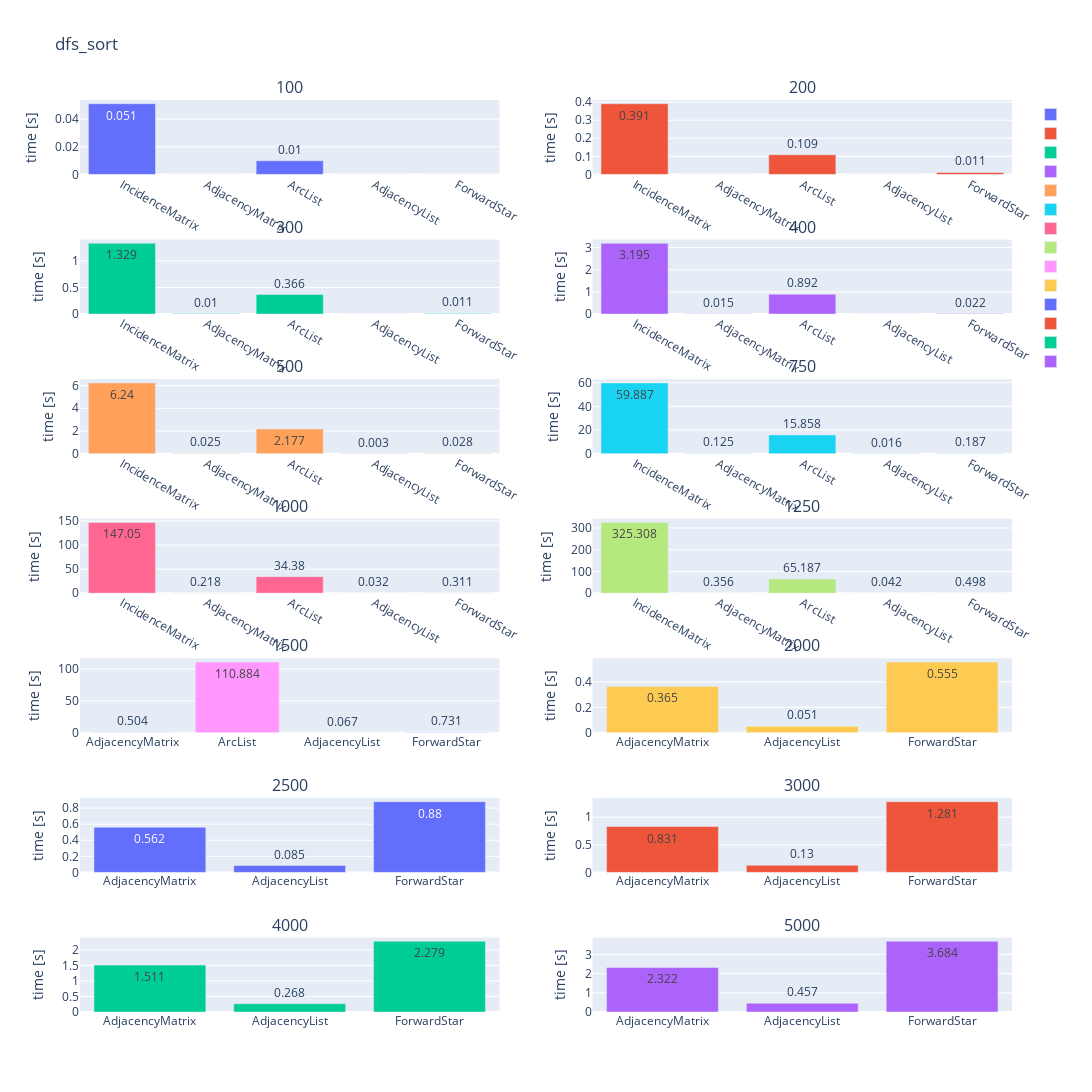

The notebook cell this image was saved under:
### Code cell
compareSortTimesForGraphSizes(times["dfs_sort"], "dfs_sort")

### Figure 1 — Plotly figure (JSON) as saved in the notebook; plotly's stock layout.template omitted (floating-point values rounded to 4 significant figures)
{"data": [{"name": "", "text": ["0.051", "0.0", "0.01", "0.0", "0.0"], "textposition": "auto", "type": "bar", "x": ["IncidenceMatrix", "AdjacencyMatrix", "ArcList", "AdjacencyList", "ForwardStar"], "xaxis": "x", "y": [0.05118, 0, 0.009867, 0, 0], "yaxis": "y"}, {"name": "", "text": ["0.391", "0.0", "0.109", "0.0", "0.011"], "textposition": "auto", "type": "bar", "x": ["IncidenceMatrix", "AdjacencyMatrix", "ArcList", "AdjacencyList", "ForwardStar"], "xaxis": "x2", "y": [0.3911, 0, 0.109, 0, 0.01083], "yaxis": "y2"}, {"name": "", "text": ["1.329", "0.01", "0.366", "0.0", "0.011"], "textposition": "auto", "type": "bar", "x": ["IncidenceMatrix", "AdjacencyMatrix", "ArcList", "AdjacencyList", "ForwardStar"], "xaxis": "x3", "y": [1.329, 0.009887, 0.3661, 0, 0.01083], "yaxis": "y3"}, {"name": "", "text": ["3.195", "0.015", "0.892", "0.0", "0.022"], "textposition": "auto", "type": "bar", "x": ["IncidenceMatrix", "AdjacencyMatrix", "ArcList", "AdjacencyList", "ForwardStar"], "xaxis": "x4", "y": [3.195, 0.01534, 0.8918, 0, 0.02249], "yaxis": "y4"}, {"name": "", "text": ["6.24", "0.025", "2.177", "0.003", "0.028"], "textposition": "auto", "type": "bar", "x": ["IncidenceMatrix", "AdjacencyMatrix", "ArcList", "AdjacencyList", "ForwardStar"], "xaxis": "x5", "y": [6.24, 0.02472, 2.177, 0.003239, 0.02839], "yaxis": "y5"}, {"name": "", "text": ["59.887", "0.125", "15.858", "0.016", "0.187"], "textposition": "auto", "type": "bar", "x": ["IncidenceMatrix", "AdjacencyMatrix", "ArcList", "AdjacencyList", "ForwardStar"], "xaxis": "x6", "y": [59.89, 0.1252, 15.86, 0.01561, 0.1875], "yaxis": "y6"}, {"name": "", "text": ["147.05", "0.218", "34.38", "0.032", "0.311"], "textposition": "auto", "type": "bar", "x": ["IncidenceMatrix", "AdjacencyMatrix", "ArcList", "AdjacencyList", "ForwardStar"], "xaxis": "x7", "y": [147.0, 0.2179, 34.38, 0.03241, 0.3109], "yaxis": "y7"}, {"name": "", "text": ["325.308", "0.356", "65.187", "0.042", "0.498"], "textposition": "auto", "type": "bar", "x": ["IncidenceMatrix", "AdjacencyMatrix", "ArcList", "AdjacencyList", "ForwardStar"], "xaxis": "x8", "y": [325.3, 0.3556, 65.19, 0.04157, 0.498], "yaxis": "y8"}, {"name": "", "text": ["0.504", "110.884", "0.067", "0.731"], "textposition": "auto", "type": "bar", "x": ["AdjacencyMatrix", "ArcList", "AdjacencyList", "ForwardStar"], "xaxis": "x9", "y": [0.5044, 110.9, 0.06667, 0.7307], "yaxis": "y9"}, {"name": "", "text": ["0.365", "0.051", "0.555"], "textposition": "auto", "type": "bar", "x": ["AdjacencyMatrix", "AdjacencyList", "ForwardStar"], "xaxis": "x10", "y": [0.3646, 0.05083, 0.5552], "yaxis": "y10"}, {"name": "", "text": ["0.562", "0.085", "0.88"], "textposition": "auto", "type": "bar", "x": ["AdjacencyMatrix", "AdjacencyList", "ForwardStar"], "xaxis": "x11", "y": [0.562, 0.08546, 0.8801], "yaxis": "y11"}, {"name": "", "text": ["0.831", "0.13", "1.281"], "textposition": "auto", "type": "bar", "x": ["AdjacencyMatrix", "AdjacencyList", "ForwardStar"], "xaxis": "x12", "y": [0.8314, 0.1296, 1.281], "yaxis": "y12"}, {"name": "", "text": ["1.511", "0.268", "2.279"], "textposition": "auto", "type": "bar", "x": ["AdjacencyMatrix", "AdjacencyList", "ForwardStar"], "xaxis": "x13", "y": [1.511, 0.2676, 2.279], "yaxis": "y13"}, {"name": "", "text": ["2.322", "0.457", "3.684"], "textposition": "auto", "type": "bar", "x": ["AdjacencyMatrix", "AdjacencyList", "ForwardStar"], "xaxis": "x14", "y": [2.322, 0.4568, 3.684], "yaxis": "y14"}], "layout": {"annotations": [{"font": {"size": 16}, "showarrow": false, "text": "100", "x": 0.225, "xanchor": "center", "xref": "paper", "y": 1.0, "yanchor": "bottom", "yref": "paper"}, {"font": {"size": 16}, "showarrow": false, "text": "200", "x": 0.775, "xanchor": "center", "xref": "paper", "y": 1.0, "yanchor": "bottom", "yref": "paper"}, {"font": {"size": 16}, "showarrow": false, "text": "300", "x": 0.225, "xanchor": "center", "xref": "paper", "y": 0.8469, "yanchor": "bottom", "yref": "paper"}, {"font": {"size": 16}, "showarrow": false, "text": "400", "x": 0.775, "xanchor": "center", "xref": "paper", "y": 0.8469, "yanchor": "bottom", "yref": "paper"}, {"font": {"size": 16}, "showarrow": false, "text": "500", "x": 0.225, "xanchor": "center", "xref": "paper", "y": 0.6939, "yanchor": "bottom", "yref": "paper"}, {"font": {"size": 16}, "showarrow": false, "text": "750", "x": 0.775, "xanchor": "center", "xref": "paper", "y": 0.6939, "yanchor": "bottom", "yref": "paper"}, {"font": {"size": 16}, "showarrow": false, "text": "1000", "x": 0.225, "xanchor": "center", "xref": "paper", "y": 0.5408, "yanchor": "bottom", "yref": "paper"}, {"font": {"size": 16}, "showarrow": false, "text": "1250", "x": 0.775, "xanchor": "center", "xref": "paper", "y": 0.5408, "yanchor": "bottom", "yref": "paper"}, {"font": {"size": 16}, "showarrow": false, "text": "1500", "x": 0.225, "xanchor": "center", "xref": "paper", "y": 0.3878, "yanchor": "bottom", "yref": "paper"}, {"font": {"size": 16}, "showarrow": false, "text": "2000", "x": 0.775, "xanchor": "center", "xref": "paper", "y": 0.3878, "yanchor": "bottom", "yref": "paper"}, {"font": {"size": 16}, "showarrow": false, "text": "2500", "x": 0.225, "xanchor": "center", "xref": "paper", "y": 0.2347, "yanchor": "bottom", "yref": "paper"}, {"font": {"size": 16}, "showarrow": false, "text": "3000", "x": 0.775, "xanchor": "center", "xref": "paper", "y": 0.2347, "yanchor": "bottom", "yref": "paper"}, {"font": {"size": 16}, "showarrow": false, "text": "4000", "x": 0.225, "xanchor": "center", "xref": "paper", "y": 0.08163, "yanchor": "bottom", "yref": "paper"}, {"font": {"size": 16}, "showarrow": false, "text": "5000", "x": 0.775, "xanchor": "center", "xref": "paper", "y": 0.08163, "yanchor": "bottom", "yref": "paper"}], "height": 1600, "title": {"text": "dfs_sort"}, "width": 1200, "xaxis": {"anchor": "y", "domain": [0, 0.45]}, "xaxis10": {"anchor": "y10", "domain": [0.55, 1]}, "xaxis11": {"anchor": "y11", "domain": [0, 0.45]}, "xaxis12": {"anchor": "y12", "domain": [0.55, 1]}, "xaxis13": {"anchor": "y13", "domain": [0, 0.45]}, "xaxis14": {"anchor": "y14", "domain": [0.55, 1]}, "xaxis2": {"anchor": "y2", "domain": [0.55, 1]}, "xaxis3": {"anchor": "y3", "domain": [0, 0.45]}, "xaxis4": {"anchor": "y4", "domain": [0.55, 1]}, "xaxis5": {"anchor": "y5", "domain": [0, 0.45]}, "xaxis6": {"anchor": "y6", "domain": [0.55, 1]}, "xaxis7": {"anchor": "y7", "domain": [0, 0.45]}, "xaxis8": {"anchor": "y8", "domain": [0.55, 1]}, "xaxis9": {"anchor": "y9", "domain": [0, 0.45]}, "yaxis": {"anchor": "x", "domain": [0.9184, 1.0], "title": {"text": "time [s]"}}, "yaxis10": {"anchor": "x10", "domain": [0.3061, 0.3878], "title": {"text": "time [s]"}}, "yaxis11": {"anchor": "x11", "domain": [0.1531, 0.2347], "title": {"text": "time [s]"}}, "yaxis12": {"anchor": "x12", "domain": [0.1531, 0.2347], "title": {"text": "time [s]"}}, "yaxis13": {"anchor": "x13", "domain": [0, 0.08163], "title": {"text": "time [s]"}}, "yaxis14": {"anchor": "x14", "domain": [0, 0.08163], "title": {"text": "time [s]"}}, "yaxis2": {"anchor": "x2", "domain": [0.9184, 1.0], "title": {"text": "time [s]"}}, "yaxis3": {"anchor": "x3", "domain": [0.7653, 0.8469], "title": {"text": "time [s]"}}, "yaxis4": {"anchor": "x4", "domain": [0.7653, 0.8469], "title": {"text": "time [s]"}}, "yaxis5": {"anchor": "x5", "domain": [0.6122, 0.6939], "title": {"text": "time [s]"}}, "yaxis6": {"anchor": "x6", "domain": [0.6122, 0.6939], "title": {"text": "time [s]"}}, "yaxis7": {"anchor": "x7", "domain": [0.4592, 0.5408], "title": {"text": "time [s]"}}, "yaxis8": {"anchor": "x8", "domain": [0.4592, 0.5408], "title": {"text": "time [s]"}}, "yaxis9": {"anchor": "x9", "domain": [0.3061, 0.3878], "title": {"text": "time [s]"}}}}
